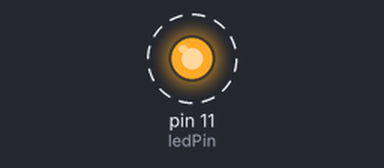
Simulated run of this sketch. Board: Arduino Nano, built with avr-gcc and run on an emulated ATmega328P. Shown: output pins drawn as LEDs (lit = HIGH). Dashed ring = blinking. What the sketch prints to the serial monitor is not drawn.

Above: at 0.2 s.
Timing chart, 0 to 3.0 s (numbered marks = the images above):
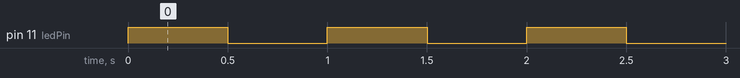

The sketch:

nano_test.ino
```cpp
// arduino nano ft232
int ledPin = 11;
void setup() {
  // put your setup code here, to run once:
  Serial.begin(9600); // it may not work, because its a clone chip, you should set  baud
  Serial.println("Hello Computer");
  pinMode(ledPin,OUTPUT);


}

void loop() {
  // put your main code here, to run repeatedly:
  analogWrite(ledPin,255);
  delay(500);
  Serial.print("get test");
  analogWrite(ledPin,LOW);
  delay(500);


}
```

Measured:
- by itself, pin 11 (ledPin): alternates HIGH for 0.50 s and LOW for 0.50 s
